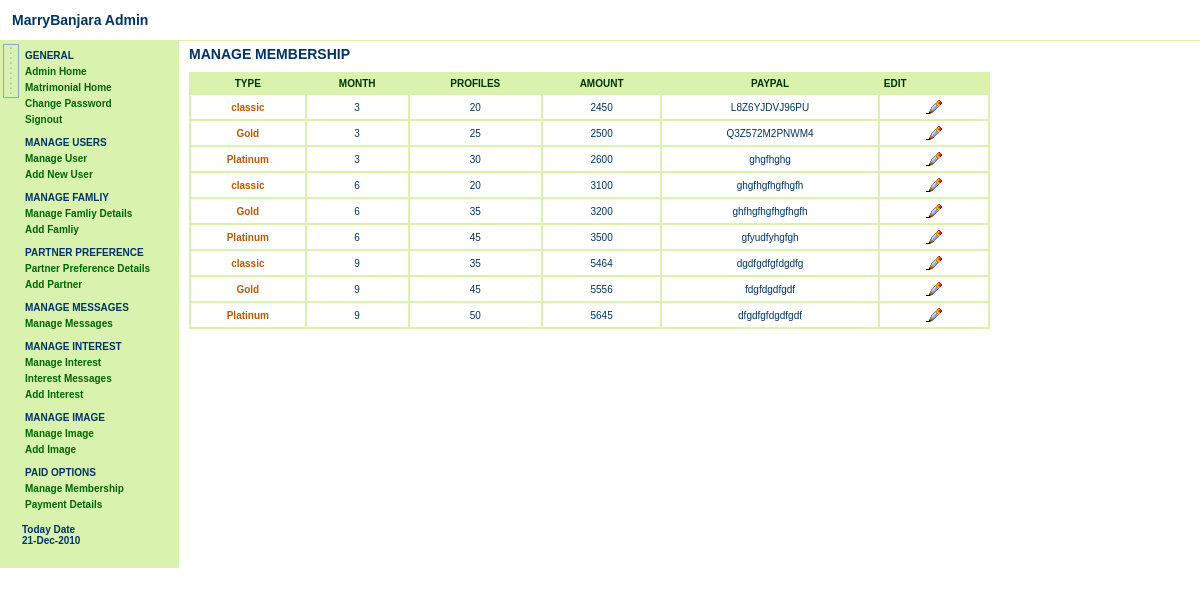
The page /admin/managemembership.php (signed in) on the database its author committed.
### tables this page shows
CREATE TABLE IF NOT EXISTS `tm_membership` (
  `Id` int(45) NOT NULL AUTO_INCREMENT,
  `Type` varchar(45) NOT NULL,
  `Month` varchar(45) NOT NULL,
  `Profiles` int(45) NOT NULL,
  `Amount` int(45) NOT NULL,
  `Paypal` varchar(45) NOT NULL,
  PRIMARY KEY (`Id`)
);

### admin/templates/managemembership.template.php (the view, shortened to what this page needs)
<?php
$qry="SELECT Id,Type,Month,Profiles,Amount,Paypal  from tm_membership ";
				$Result= mysql_query($qry);
?>
<h2>MANAGE MEMBERSHIP</h2>
<div class="manageContainer">
<table width="80%" border="0" class="grid">
  <tr>
    <td class="gridhead" align="center">TYPE</td>
    <td class="gridhead" align="center">MONTH</td>
    <td class="gridhead" align="center">PROFILES</td>
    <td class="gridhead" align="center">AMOUNT</td>
     <td class="gridhead" align="center">PAYPAL</td>
    <td class="gridhead" width="100">EDIT</td>
  </tr>
   <?php
 $i=0;
 while($row = mysql_fetch_array($Result))
			{		?>
  <tr>
    <td class="gridcell" style="color:#000;" align="center" id="Type"><span style="color:#bb5a03; font-weight:bold;"><?php echo $row['Type'] ;?></span></td>
    <td class="gridcell" align="center" id="month"><?php echo $row['Month'] ;?></span></td>
    <td class="gridcell" align="center" id="Profiles"><?php echo  $row['Profiles'] ;?></td>
    <td class="gridcell" align="center" id="amount"><?php echo  $row['Amount'] ;?></td>
    <td class="gridcell" align="center" id="paypal"><?php echo  $row['Paypal'] ;?></td>
    <td class="gridcell" align="center"><a href="membership.php?id=<?php echo $row['Id'] ;?>"> <img src="../images/edit.gif"  border="0"/></a></td>
  </tr>
  <?php $i++;}?>
</table>
</div>

### css/Styles1.css (style rules this page uses)
body { font-family: Verdana, Arial, Helvetica; font-size: 10px; margin: 0px; padding: 0px; color: #003366; }
td { font-size: 10px; }
h2 { font-size: 14px; margin: 0px 0px 10px 0px; }
a { color: #000000; }
.grid { background-color: #d9f2ad; }
.grid td { padding: 4px; }
.gridhead, .gridhead td { color: #003300; font-weight: bold; font-size: 10px; text-transform: uppercase; }
.gridcell, .gridcell td { background-color: white; }

### admin/templates/header.template.php (style rules this page uses)
a { color:#006600; font-weight:bold; text-decoration:none; }

### rows shown on the page
tm_membership: Type "classic", Month "3", Profiles "20", Amount "2450", Paypal "L8Z6YJDVJ96PU"
tm_membership: Type "Gold", Month "3", Profiles "25", Amount "2500", Paypal "Q3Z572M2PNWM4"
tm_membership: Type "Platinum", Month "3", Profiles "30", Amount "2600", Paypal "ghgfhghg"
tm_membership: Type "classic", Month "6", Profiles "20", Amount "3100", Paypal "ghgfhgfhgfhgfh"
tm_membership: Type "Gold", Month "6", Profiles "35", Amount "3200", Paypal "ghfhgfhgfhgfhgfh"
tm_membership: Type "Platinum", Month "6", Profiles "45", Amount "3500", Paypal "gfyudfyhgfgh"
tm_membership: Type "classic", Month "9", Profiles "35", Amount "5464", Paypal "dgdfgdfgfdgdfg"
tm_membership: Type "Gold", Month "9", Profiles "45", Amount "5556", Paypal "fdgfdgdfgdf"
tm_membership: Type "Platinum", Month "9", Profiles "50", Amount "5645", Paypal "dfgdfgfdgdfgdf"
